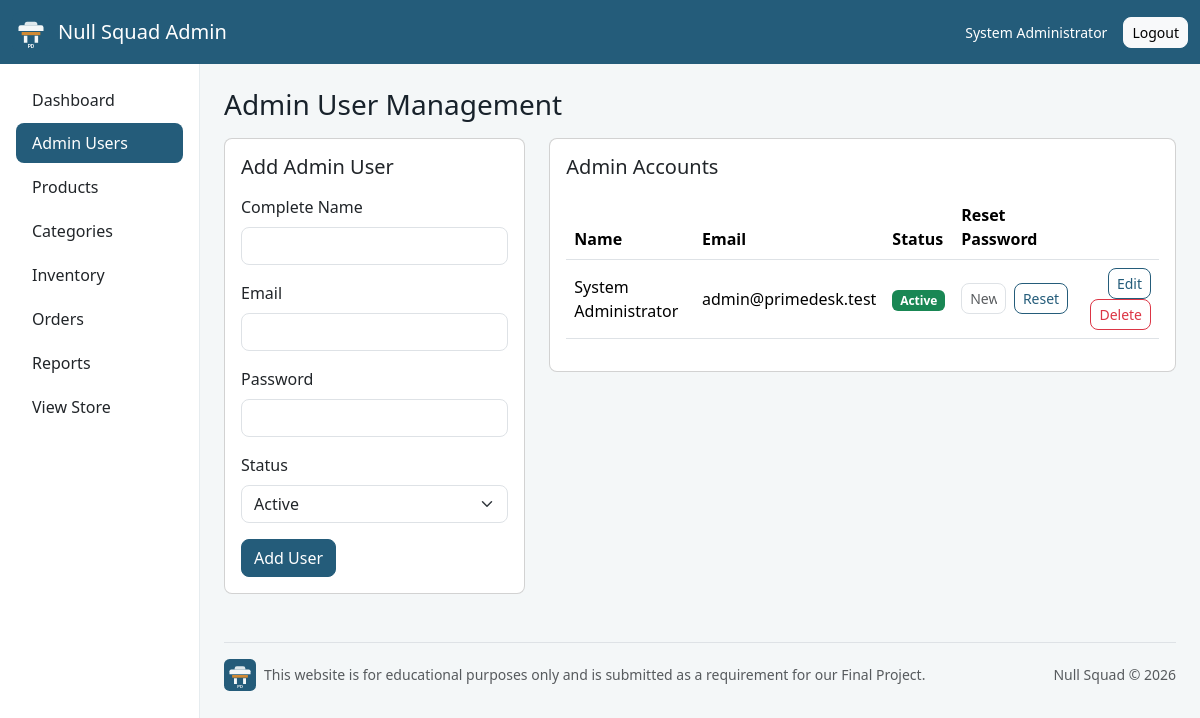
The page /admin/users.php (signed in) on the database its author committed.
### tables this page shows
CREATE TABLE users (
    id INT UNSIGNED AUTO_INCREMENT PRIMARY KEY,
    full_name VARCHAR(120) NOT NULL,
    email VARCHAR(160) NOT NULL UNIQUE,
    password_hash VARCHAR(255) NOT NULL,
    role ENUM('admin', 'customer') NOT NULL DEFAULT 'customer',
    status ENUM('active', 'inactive') NOT NULL DEFAULT 'inactive',
    email_verified_at DATETIME NULL,
    created_at DATETIME NOT NULL DEFAULT CURRENT_TIMESTAMP,
    updated_at DATETIME DEFAULT NULL ON UPDATE CURRENT_TIMESTAMP
);

### functions/helpers.php (called while the page is built, shortened)
<?php
function e(mixed $value): string
{
    return htmlspecialchars((string) $value, ENT_QUOTES, 'UTF-8');
}
function app_base_url(): string
{
    $scriptDir = str_replace('\\', '/', dirname($_SERVER['SCRIPT_NAME'] ?? ''));
    $scriptDir = rtrim($scriptDir, '/');
    if (preg_match('#/(admin|customer)$#', $scriptDir)) {
        $scriptDir = str_replace('\\', '/', dirname($scriptDir));
    }
    return $scriptDir === '/' || $scriptDir === '.' ? '' : $scriptDir;
}
function url(string $path = ''): string
{
    $base = app_base_url();
    $path = ltrim($path, '/');
    return $path === '' ? ($base ?: '/') : $base . '/' . $path;
}
function asset(string $path): string
{
    return url('assets/' . ltrim($path, '/'));
}
function selected(mixed $actual, mixed $expected): string
{
    return (string) $actual === (string) $expected ? 'selected' : '';
}
function active_link(string $page): string
{
    return basename($_SERVER['SCRIPT_NAME'] ?? '') === $page ? 'active' : '';
}
function badge_class(string $status): string
{
    return match ($status) {
        'active', 'completed', 'paid', 'approved', 'delivered' => 'success',
        'inactive', 'cancelled', 'out_of_stock' => 'danger',
        'pending', 'processing' => 'warning',
        default => 'secondary',
    };
}

### includes/auth.php (called while the page is built, shortened)
<?php
function current_user(): ?array
{
    return $_SESSION['user'] ?? null;
}

### includes/db.php (called while the page is built, shortened)
<?php
function db(): PDO
{
    static $pdo = null;
    $dsn = 'mysql:host=' . DB_HOST . ';dbname=' . DB_NAME . ';charset=utf8mb4';
    try {
        $pdo = new PDO($dsn, DB_USER, DB_PASS, [
            PDO::ATTR_ERRMODE => PDO::ERRMODE_EXCEPTION,
            PDO::ATTR_DEFAULT_FETCH_MODE => PDO::FETCH_ASSOC,
            PDO::ATTR_EMULATE_PREPARES => false,
        ]);
    } catch (PDOException $exception) {
        error_log('Database connection failed: ' . $exception->getMessage());
        throw new RuntimeException('Database connection failed. Please check config/config.php and import database/ecommerce_db.sql.');
    }
    return $pdo;
}

### admin/users.php (the view, shortened to what this page needs)
<?php
$pageTitle = 'Admin User Management';
$editUser = null;
$users = db()->query('SELECT * FROM users WHERE role = "admin" ORDER BY created_at DESC')->fetchAll();
include __DIR__ . '/../templates/admin_header.php';
?>
<div class="row g-4">
    <div class="col-xl-4">
        <div class="card">
            <div class="card-body">
                <h2 class="h5 mb-3"><?= $editUser ? 'Edit Admin User' : 'Add Admin User' ?></h2>
                <form method="post">
                    <div class="mb-3">
                        <label class="form-label" for="full_name">Complete Name</label>
                        <input class="form-control" id="full_name" name="full_name" value="<?= e($editUser['full_name'] ?? '') ?>" required>
                    </div>
                    <div class="mb-3">
                        <label class="form-label" for="email">Email</label>
                        <input type="email" class="form-control" id="email" name="email" value="<?= e($editUser['email'] ?? '') ?>" required>
                    </div>
                    <?php if (!$editUser): ?>
                        <div class="mb-3">
                            <label class="form-label" for="password">Password</label>
                            <input type="password" class="form-control" id="password" name="password" required>
                        </div>
                    <?php endif; ?>
                    <div class="mb-3">
                        <label class="form-label" for="status">Status</label>
                        <select class="form-select" id="status" name="status">
                            <option value="active" <?= selected($editUser['status'] ?? 'active', 'active') ?>>Active</option>
                        </select>
                    </div>
                    <button class="btn btn-primary" type="submit"><?= $editUser ? 'Save Changes' : 'Add User' ?></button>
                </form>
            </div>
        </div>
    </div>
    <div class="col-xl-8">
        <div class="card">
            <div class="card-body">
                <h2 class="h5 mb-3">Admin Accounts</h2>
                <div class="table-responsive">
                    <table class="table align-middle">
                        <thead><tr><th>Name</th><th>Email</th><th>Status</th><th>Reset Password</th><th></th></tr></thead>
                        <tbody>
                        <?php foreach ($users as $user): ?>
                            <tr>
                                <td><?= e($user['full_name']) ?></td>
                                <td><?= e($user['email']) ?></td>
                                <td><span class="badge text-bg-<?= badge_class($user['status']) ?>"><?= e(ucfirst($user['status'])) ?></span></td>
                                <td>
                                    <form method="post" class="d-flex gap-2">
                                        <input type="password" class="form-control form-control-sm" name="new_password" placeholder="New password" required>
                                        <button class="btn btn-sm btn-outline-primary" type="submit">Reset</button>
                                    </form>
                                </td>
                                <td class="text-end">
                                    <a class="btn btn-sm btn-outline-primary" href="<?= url('admin/users.php?edit=' . (int) $user['id']) ?>">Edit</a>
                                    <form method="post" class="d-inline">
                                        <button class="btn btn-sm btn-outline-danger" type="submit" data-confirm="Delete this admin user?">Delete</button>
                                    </form>
                                </td>
                            </tr>
                        <?php endforeach; ?>
                        </tbody>
                    </table>
                </div>
            </div>
        </div>
    </div>
</div>
<?php include __DIR__ . '/../templates/admin_footer.php'; ?>

### templates/admin_header.php (shortened to what this page needs)
<?php
$pageTitle = $pageTitle ?? 'Admin';
?>
<!doctype html>
<html lang="en">
<head>
    <link href="https://cdn.jsdelivr.net/npm/bootstrap@5.3.3/dist/css/bootstrap.min.css" rel="stylesheet">
    <link href="<?= asset('css/styles.css') ?>" rel="stylesheet">
</head>
<body class="admin-body">
<nav class="navbar navbar-dark bg-primary sticky-top">
    <div class="container-fluid">
        <a class="navbar-brand d-flex align-items-center gap-2" href="<?= url('admin/dashboard.php') ?>">
            <img src="<?= asset('images/logo.svg') ?>" alt="<?= e(APP_NAME) ?> logo" width="38" height="38">
            <span><?= e(APP_SHORT_NAME) ?> Admin</span>
        </a>
        <div class="d-flex align-items-center gap-3 text-white">
            <span class="small d-none d-md-inline"><?= e(current_user()['full_name'] ?? 'Administrator') ?></span>
            <a class="btn btn-sm btn-light" href="<?= url('admin/logout.php') ?>">Logout</a>
        </div>
    </div>
</nav>
<div class="container-fluid">
    <div class="row">
        <aside class="col-lg-2 admin-sidebar p-3">
            <div class="list-group list-group-flush">
                <a class="list-group-item list-group-item-action <?= active_link('dashboard.php') ?>" href="<?= url('admin/dashboard.php') ?>">Dashboard</a>
                <a class="list-group-item list-group-item-action <?= active_link('users.php') ?>" href="<?= url('admin/users.php') ?>">Admin Users</a>
                <a class="list-group-item list-group-item-action <?= active_link('products.php') ?>" href="<?= url('admin/products.php') ?>">Products</a>
                <a class="list-group-item list-group-item-action <?= active_link('categories.php') ?>" href="<?= url('admin/categories.php') ?>">Categories</a>
                <a class="list-group-item list-group-item-action <?= active_link('inventory.php') ?>" href="<?= url('admin/inventory.php') ?>">Inventory</a>
                <a class="list-group-item list-group-item-action <?= active_link('orders.php') ?>" href="<?= url('admin/orders.php') ?>">Orders</a>
                <a class="list-group-item list-group-item-action <?= active_link('reports.php') ?>" href="<?= url('admin/reports.php') ?>">Reports</a>
                <a class="list-group-item list-group-item-action" href="<?= url('index.php') ?>">View Store</a>
            </div>
        </aside>
        <main class="col-lg-10 admin-content p-4">
            <div class="d-flex justify-content-between align-items-center flex-wrap gap-2 mb-3">
                <h1 class="h3 mb-0"><?= e($pageTitle) ?></h1>
            </div>

### assets/css/styles.css (style rules this page uses)
:root { --pd-primary: #245c7a; --pd-primary-dark: #14394d; --pd-accent: #d18a34; --pd-ink: #18222b; --pd-muted: #65737f; --pd-surface: #f6f8f7; }
body { color: var(--pd-ink); background: #ffffff; }
.btn, .card, .form-control, .form-select, .alert, .list-group-item, .modal-content { border-radius: 8px; }
.btn-primary, .bg-primary { background-color: var(--pd-primary) !important; border-color: var(--pd-primary) !important; }
.btn-outline-primary { color: var(--pd-primary); border-color: var(--pd-primary); }
.admin-body { background: #f4f7f8; }
.admin-sidebar { min-height: calc(100vh - 64px); background: #ffffff; border-right: 1px solid #e6ecef; }
.admin-sidebar .list-group-item { border: 0; margin-bottom: 0.25rem; }
.admin-sidebar .active { background: var(--pd-primary); color: #ffffff; }
.admin-content { min-height: calc(100vh - 64px); }

### rows shown on the page
users: full_name "System Administrator", email "admin@primedesk.test", status "Active"

### other values the page prints
APP_SHORT_NAME "Null Squad"
$pageTitle "Admin User Management"
EDUCATIONAL_FOOTER "This website is for educational purposes only and is submitted as a requirement for our Final Project."
GROUP_NAME "Null Squad"
